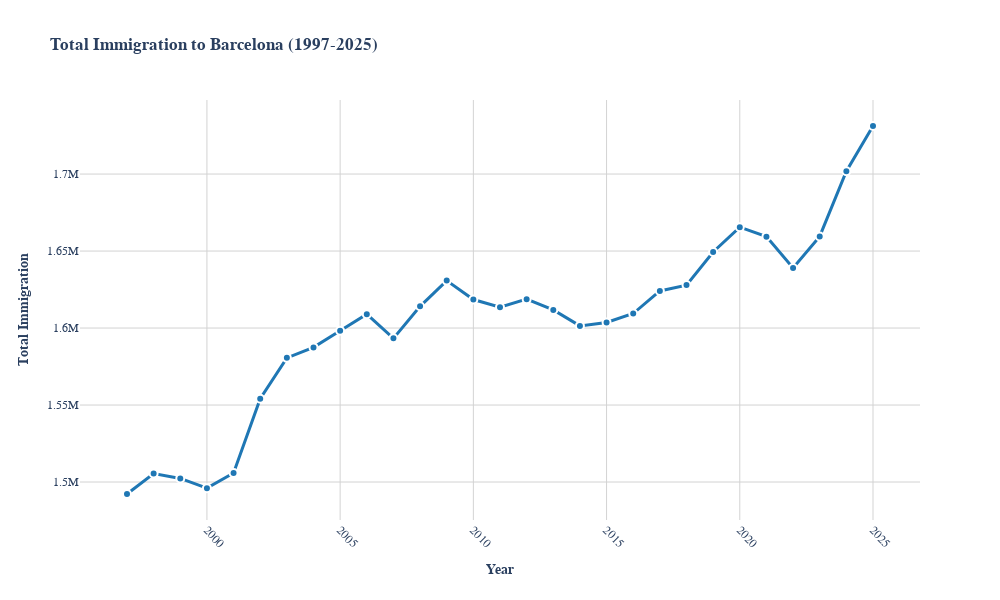

The code cell stored with this chart in its notebook:
### Markdown cell above
Interactive plot with plotly (See how to fix it)

### Code cell
# Interactive plot with Plotly
import plotly.express as px
import plotly.graph_objects as go
from plotly.subplots import make_subplots

# Create interactive plot
fig = px.line(total_immigration, 
              x='Year_Reference', 
              y='total_immigration',
              title='<b>Total Immigration to Barcelona (1997-2025)</b>',
              markers=True,
              template='plotly_white')

# Enhance the styling
fig.update_traces(line=dict(width=3, color='#1f77b4'),
                  marker=dict(size=8, 
                             line=dict(width=2, color='white')),
                  hovertemplate='<b>Year: %{x}</b><br>Immigration: %{y:,}<extra></extra>')

# Update layout
fig.update_layout(
    xaxis=dict(
        title='<b>Year</b>',
        tickangle=45,
        showgrid=True,
        gridwidth=1,
        gridcolor='lightgray'
    ),
    yaxis=dict(
        title='<b>Total Immigration</b>',
        showgrid=True,
        gridwidth=1,
        gridcolor='lightgray'
    ),
    font=dict(
        family="Arial, sans-serif",
        size=12,
    ),
    hoverlabel=dict(
        bgcolor="white",
        font_size=12,
        font_family="Arial"
    ),
    width=1000,
    height=600
)

# Save as interactive HTML and static image
fig.write_html('../data/outputs/total_immigration_barcelona_interactive.html')
#fig.write_image('../data/outputs/total_immigration_barcelona_plotly.png', scale=2)
fig.show()

### Figure 1 — Plotly figure (JSON) as saved in the notebook; plotly's stock layout.template omitted (floating-point values rounded to 4 significant figures)
{"data": [{"hovertemplate": "<b>Year: %{x}</b><br>Immigration: %{y:,}<extra></extra>", "legendgroup": "", "line": {"color": "#1f77b4", "dash": "solid", "width": 3}, "marker": {"line": {"color": "white", "width": 2}, "size": 8, "symbol": "circle"}, "mode": "lines+markers", "name": "", "orientation": "v", "showlegend": false, "type": "scatter", "x": [1997, 1998, 1999, 2000, 2001, 2002, 2003, 2004, 2005, 2006, 2007, 2008, 2009, 2010, 2011, 2012, 2013, 2014, 2015, 2016, 2017, 2018, 2019, 2020, 2021, 2022, 2023, 2024, 2025], "xaxis": "x", "y": [1492230, 1505540, 1502351, 1496019, 1505819, 1554110, 1580635, 1587436, 1598234, 1608997, 1593300, 1614110, 1630815, 1618531, 1613491, 1618769, 1611776, 1601397, 1603661, 1609428, 1624114, 1627874, 1649370, 1665500, 1659350, 1638990, 1659488, 1701829, 1731206], "yaxis": "y"}], "layout": {"font": {"family": "Arial, sans-serif", "size": 12}, "height": 600, "hoverlabel": {"bgcolor": "white", "font": {"family": "Arial", "size": 12}}, "legend": {"tracegroupgap": 0}, "title": {"text": "<b>Total Immigration to Barcelona (1997-2025)</b>"}, "width": 1000, "xaxis": {"anchor": "y", "domain": [0, 1], "gridcolor": "lightgray", "gridwidth": 1, "showgrid": true, "tickangle": 45, "title": {"text": "<b>Year</b>"}}, "yaxis": {"anchor": "x", "domain": [0, 1], "gridcolor": "lightgray", "gridwidth": 1, "showgrid": true, "title": {"text": "<b>Total Immigration</b>"}}}}
